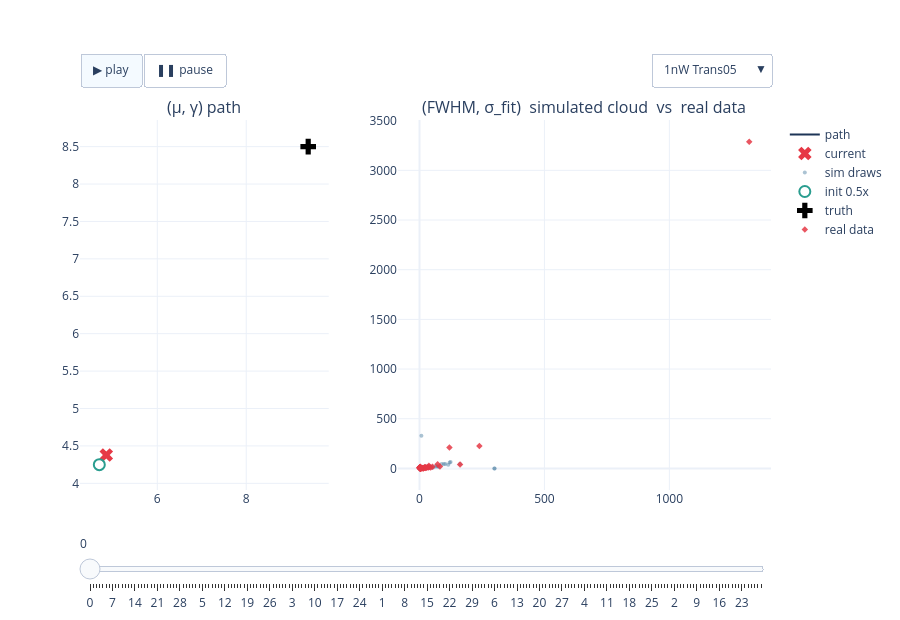

The notebook cell this image was saved under:
### Code cell
# FIG 1a — 1nW interactive: path + cloud, experiment dropdown + play/slider   (22a verbatim)
fig_1nW = build_power_figure(RESULTS, '1nW')
if fig_1nW is not None:
    _h = os.path.join(REPO_ROOT, 'notebooks', '24_realdata_accuracy', '24c-fig1a-1nW-paths-clouds.html')
    fig_1nW.write_html(_h, include_plotlyjs='cdn', config=CONFIG_PLOT)
    print('wrote', _h, f'({os.path.getsize(_h)/1e6:.1f} MB)')
    fig_1nW.show(config=CONFIG_PLOT)
